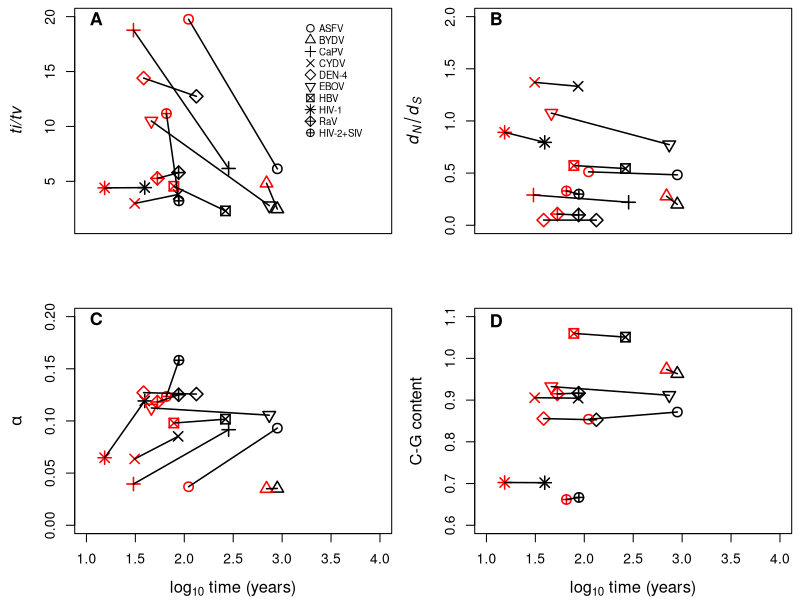

This figure's R source:
raw_dat <- read.table('restuls_test.txt', as.is = T)

# Plot titv:

comp_dat <- raw_dat[grep('COMPLETE', raw_dat$V1), c(1, 2, 12, 5, 6, 13, 14, 15, 16)]
comp_dat$V1 <- gsub('COMPLETE', '', comp_dat$V1)
names_data <- gsub('[.]fasta', '', raw_dat$V1[-grep('COMPLETE|boot', raw_dat$V1)])

pruned_dat <- raw_dat[-(grep('boot|COMPLETE', raw_dat$V1)), c(1, 2, 12, 5, 6, 13, 14, 15, 16)]

combine_dat <- merge(x = comp_dat, y = pruned_dat, by.x = 1, by.y = 1)

gccont <- cbind(cg.x = ((combine_dat$V14.x + combine_dat$V15.x) / (combine_dat$V13.x + combine_dat$V16.x)), cg.y = ((combine_dat$V14.y + combine_dat$V15.y) / (combine_dat$V13.y + combine_dat$V16.y)))

combine_dat <- cbind(combine_dat, gccont)

# TITV
pdf('Fig1.pdf', useDingbats = F, paper = 'a4')
par(mfrow = c(2, 2))
par(mar = c(4, 4.5, 0.5, 0.5))
plot(log10(combine_dat$V12.x), combine_dat$V2.x, pch = 1:10, col = 'black', ylim = c(1, 20), xlim = c(1, 4), lwd = 1.5  , ylab = expression(italic('ti/tv')) , xlab = '', xaxt = 'n', cex.lab = 1.2, cex = 1.5)#, xlab = expression(paste(log[10], ' time (years)')))
points(log10(combine_dat$V12.y), combine_dat$V2.y, pch = 1:10, col = 'red', lwd = 1.5, cex = 1.5)
legend(x = 3.2, y = 20, legend = c('ASFV', 'BYDV', 'CaPV', 'CYDV', 'DEN-4', 'EBOV', 'HBV', 'HIV-1', 'RaV', 'HIV-2+SIV' ), bty = 'n', cex = 0.7, pch = 1:10, pt.cex = 1.2)
text(x = 1.1, y = 19.8, labels = expression(bold('A')), cex = 1.3)

#legend(x = 2.8, y = 20, legend = gsub('[.]fasta', '', combine_dat$V1), bty = 'n', cex = 0.7, pch = 1:10)

for(i in 1:nrow(combine_dat)){
lines(x = c(log10(combine_dat$V12.x[i]), log10(combine_dat$V12.y[i])), y = c(combine_dat$V2.x[i], combine_dat$V2.y[i]), lwd = 1.5)
}

# dnds
plot(log10(combine_dat$V12.x), combine_dat$V5.x, pch = 1:10, col = 'black', ylim = c(0, 2), xlim = c(1, 4), lwd = 1.5, ylab = expression(italic(d[N]/d[S])) , xlab = '', xaxt = 'n', cex.lab = 1.2,cex = 1.5)#, xlab = expression(paste(log[10], ' time (years)')))
points(log10(combine_dat$V12.y), combine_dat$V5.y, pch = 1:10, col = 'red', lwd = 1.5 , cex = 1.5)
text(x = 1.1, y = 1.98, labels = expression(bold('B')), cex = 1.3)

for(i in 1:nrow(combine_dat)){
lines(x = c(log10(combine_dat$V12.x[i]), log10(combine_dat$V12.y[i])), y = c(combine_dat$V5.x[i], combine_dat$V5.y[i]), lwd = 1.5)
}

# alpha
plot(log10(combine_dat$V12.x), combine_dat$V6.x, pch = 1:10, col = 'black', ylim = c(0, 0.2), xlim = c(1, 4), lwd = 1.5, ylab = expression(alpha), xlab = expression(paste(log[10], ' time (years)')) , cex.lab = 1.2, cex = 1.5)
points(log10(combine_dat$V12.y), combine_dat$V6.y, pch = 1:10, col = 'red', lwd = 1.5, cex = 1.5)
text(x = 1.1, y = 0.198, labels = expression(bold('C')), cex = 1.3)

for(i in 1:nrow(combine_dat)){
lines(x = c(log10(combine_dat$V12.x[i]), log10(combine_dat$V12.y[i])), y = c(combine_dat$V6.x[i], combine_dat$V6.y[i]), lwd = 1.5)
}

# GC cont
plot(log10(combine_dat$V12.x), combine_dat$cg.x, pch = 1:10, col = 'black', ylim = c(0.6, 1.1), xlim = c(1, 4), lwd = 1.5, ylab = 'C-G content', xlab = expression(paste(log[10], ' time (years)')), , cex.lab = 1.2, cex = 1.5)
points(log10(combine_dat$V12.y), combine_dat$cg.y, pch = 1:10, col = 'red', lwd = 1.5, cex = 1.5)
text(x = 1.1, y = 1.09, labels = expression(bold('D')), cex = 1.3)


for(i in 1:nrow(combine_dat)){
lines(x = c(log10(combine_dat$V12.x[i]), log10(combine_dat$V12.y[i])), y = c(combine_dat$cg.x[i], combine_dat$cg.y[i]), lwd = 1.5)
}

dev.off()







if(F){
# TITV
par(mfrow = c(2, 1))
plot((combine_dat$V12.x), combine_dat$V2.x, pch = 1:10, col = 'black', ylim = c(1, 25), xlim = c(1, 1000))
points((combine_dat$V12.y), combine_dat$V2.y, pch = 1:10, col = 'red')

for(i in 1:nrow(combine_dat)){
lines(x = c((combine_dat$V12.x[i]), (combine_dat$V12.y[i])), y = c(combine_dat$V2.x[i], combine_dat$V2.y[i]))
}

# dnds
plot((combine_dat$V12.x), combine_dat$V5.x, pch = 1:10, col = 'black', ylim = c(0, 5), xlim = c(1, 1000))
points((combine_dat$V12.y), combine_dat$V5.y, pch = 1:10, col = 'red')

for(i in 1:nrow(combine_dat)){
lines(x = c((combine_dat$V12.x[i]), (combine_dat$V12.y[i])), y = c(combine_dat$V5.x[i], combine_dat$V5.y[i]))
}
}
